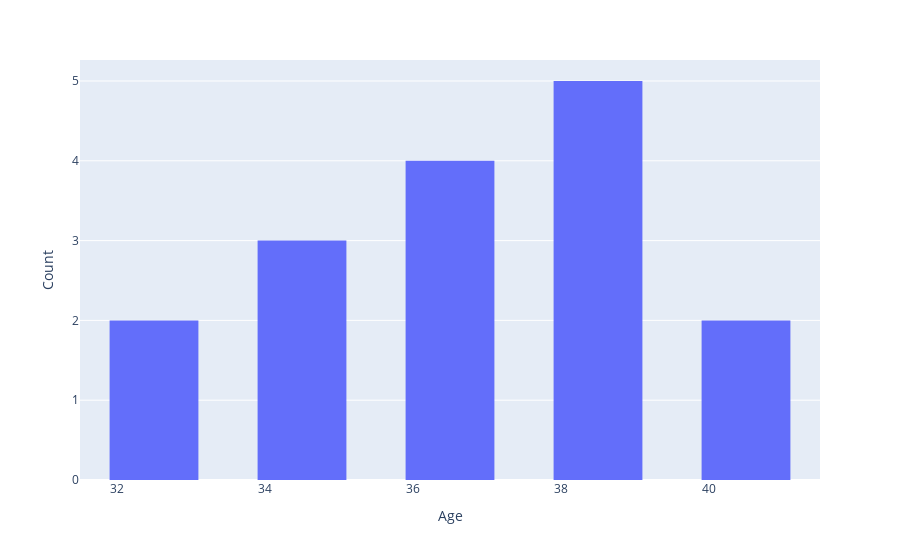

The notebook cell this image was saved under:
### Code cell
#Plotting age distribution for patients who are between 31-40

age_bracket3 = data.query("(Age > 30) and (Age<=40)").reset_index()
print(f"Patients who are between 31-40: {age_bracket3.shape[0]:,}")

fig = px.histogram(age_bracket3, x="Age")
fig.update_layout(yaxis_title='Count', xaxis_title='Age', bargap=0.4)
fig.show()

### Figure 1 — Plotly figure (JSON) as saved in the notebook; plotly's stock layout.template omitted (floating-point values rounded to 4 significant figures)
{"data": [{"alignmentgroup": "True", "bingroup": "x", "hovertemplate": "Age=%{x}<br>count=%{y}<extra></extra>", "legendgroup": "", "marker": {"color": "#636efa", "pattern": {"shape": ""}}, "name": "", "offsetgroup": "", "orientation": "v", "showlegend": false, "type": "histogram", "x": [39, 39, 33, 35, 34, 38, 39, 38, 37, 40, 40, 37, 37, 34, 33, 37], "xaxis": "x", "yaxis": "y"}], "layout": {"bargap": 0.4, "barmode": "relative", "legend": {"tracegroupgap": 0}, "margin": {"t": 60}, "xaxis": {"anchor": "y", "domain": [0, 1], "title": {"text": "Age"}}, "yaxis": {"anchor": "x", "domain": [0, 1], "title": {"text": "Count"}}}}
